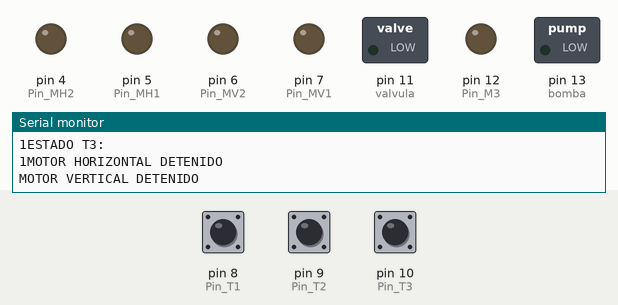
A sketch run on a simulated Arduino Uno, built with avr-gcc and run on an emulated ATmega328P. On the bench: switched loads named in the sketch (green lamp = pin HIGH), output pins drawn as LEDs (lit = HIGH), the last lines printed to the serial monitor. Inputs (shaded band) come from the test bench; at power-on: pin 8 (Pin_T1) HIGH, pin 9 (Pin_T2) HIGH, pin 10 (Pin_T3) HIGH.

Above: at 0.1 s.
At 47.4 s:
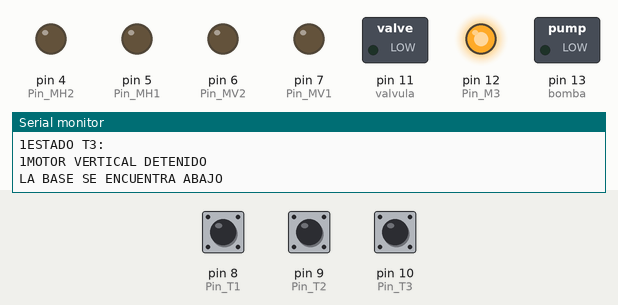
At 52.4 s:
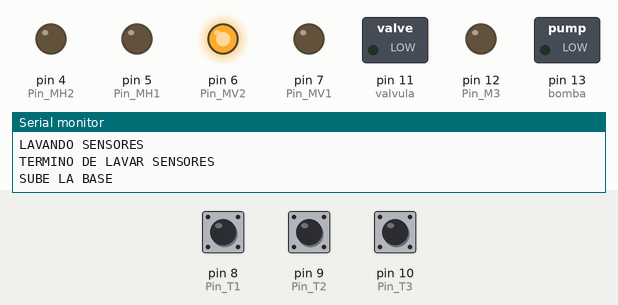
Timing chart, 0 to 98.9 s (numbered marks = the images above):
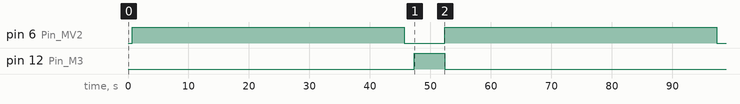

Measured:
- by itself, pin 6 (Pin_MV2): alternates HIGH for 45.0 s and LOW for 6.7 s
- by itself, pin 12 (Pin_M3): LOW → HIGH at 47.3 s, → LOW 5.0 s later

The sketch:

WAPOSATMechanicSlaveV3.ino
```cpp
const int Pin_MV1 = 7;  // Pin del Motor Vertical
const int Pin_MV2 = 6;  // Pin del Motor Vertical
const int Pin_T3 = 10;   // Pin del Switch del Tope 3
int Estate_T3;

const int Pin_MH1 = 5;  // Pin del Motor Horizontal
const int Pin_MH2 = 4;  // Pin del Motor Horizontal
const int Pin_T1 = 8;   // Pin del Switch del Tope 1
const int Pin_T2 = 9;   // Pin del Switch del Tope 2
int Estate_T1;
int Estate_T2;

const int Pin_M3 = 12;    // Motor para lavado de sensores
const int Tl = 5000;      // Tiempo de lavado de sensores
const int Ts = 1200000;      // Tiempo sumergido de los sensores en .....
const int T = 5000;  // Tiempo de estabilizacion de los sensores

const int valvula = 11;
const int bomba = 13;

void setup()
{
  pinMode(Pin_MV1, OUTPUT);
  pinMode(Pin_MV2, OUTPUT);
  pinMode(Pin_T3, INPUT);

  pinMode(Pin_MH1, OUTPUT);
  pinMode(Pin_MH2, OUTPUT);
  pinMode(Pin_T1, INPUT);
  pinMode(Pin_T2, INPUT);

  pinMode(Pin_M3,OUTPUT);

  pinMode(valvula,OUTPUT);
  pinMode(bomba,OUTPUT);

  Serial.begin(9600);
}

void loop()
{
  Leer_Topes();
  Parar_Motor_Hor();
  Parar_Motor_Ver();

  Serial.println(Estate_T3);
  Bajar_Base();
  delay(500);
  Subir_Base();
  // Mueve a la Izquierda hasta chocar con T2
  Mover_Mecanismo_Izq();
  delay(500);
  Bajar_Base();
  Lavar_Sensores();
  Subir_Base();

  // Mueve el mecanismo a la Derecha hasta chocar con T1
  Mover_Mecanismo_Der();
  delay(500);

  // Comienzo del ciclo normal desde la posicin inicial
  while (true)
  {
    Leer_Topes();

    if (Estate_T1 == HIGH && Estate_T2 == LOW)  // Si esta pegado a la derecha (posicion inicial)
    {
      Bajar_Base();
      delay(Ts);  // Sensores sumergidos un tiempo Ts
      Subir_Base();
    }
    // Mueve a la izquierda hasta cambiar de estado en T1 y T2
    Mover_Mecanismo_Izq();
    delay(500);

    // Si esta pegado a la izquierda
    if (Estate_T1 == LOW && Estate_T2 == HIGH)
    {
      if (Estate_T3 == LOW)
      {
        Bajar_Base();
        //
        prender_bomba();
        delay(40000);      // Lavado de las tuberias
        prender_valvula();
        delay(24000);      // Llenado del tanque
        apagar_valvula();
        delay(T);         // Estabilizar los sensores
        // Avisar al otro Arduino que debe tomar el valor de los sensores
        apagar_bomba();
        prender_valvula();
        delay(40000);     // Vaceado del tanque
        apagar_valvula();
        delay(5000);
        //
      }
      Lavar_Sensores();  // Lavar sensores luego de tomar los datos
      Subir_Base();
      // Mueve a la derecha hasta chocar en T1 (Vuelve a la posicion inicial)
      Mover_Mecanismo_Der();
      delay(1000);
      }
  }
}

// FUNCIONES
void Print_Estados()
{
  Serial.println("ESTADO T1: ");
  Serial.print(Estate_T1);
  Serial.println("ESTADO T2: ");
  Serial.print(Estate_T2);
  Serial.println("ESTADO T3: ");
  Serial.print(Estate_T3);
}

void Leer_Topes()
{
  Estate_T1 = digitalRead(Pin_T1);  // Lectura del T1
  Estate_T2 = digitalRead(Pin_T2);  // Lectura del T2
  Estate_T3 = digitalRead(Pin_T3);  // Lectura del T3
  Serial.println("LEYENDE LOS ESTADOS");
  Print_Estados();
}

void Subir_Base()
{
  digitalWrite(Pin_MV1, LOW);
  digitalWrite(Pin_MV2, HIGH);
  Serial.println("SUBE LA BASE");
  delay(45000); // Espera a subir 45 seg
  Parar_Motor_Ver();
  Serial.println("LA BASE SE ENCUENTRA ARRIBA");
  delay(1000);
}

void Bajar_Base()
{
  Serial.println("BAJA LA BASE");
  while (Estate_T3 == LOW)  // Baja la base para lavar los sensores
  {
    digitalWrite(Pin_MV1, HIGH);
    digitalWrite(Pin_MV2, LOW);
    Leer_Topes();
  }
  Leer_Topes();
  Parar_Motor_Ver();
  Serial.println("LA BASE SE ENCUENTRA ABAJO");
}

void Mover_Mecanismo_Izq()
{
  Serial.println("MUEVE EL MECANISMO A LA IZQUIERDA");
  while (Estate_T2 == LOW)
  {
    digitalWrite(Pin_MH1, HIGH);
    digitalWrite(Pin_MH2, LOW);
    Leer_Topes();
  }
  Leer_Topes();
  if (Estate_T1 == LOW && Estate_T2 == HIGH)
  {
    Parar_Motor_Hor();  // El mecanismo se encuentra en su posicion inicial
  }
  Serial.println("EL MECANISMO SE ENCUENTRA A LA IZQUIERDA");
}

void Mover_Mecanismo_Der()
{
  Serial.println("MUEVE EL MECANISMO A LA DERECHA");
  while(Estate_T1 == LOW)
  {
    digitalWrite(Pin_MH1, LOW);
    digitalWrite(Pin_MH2, HIGH);
    Leer_Topes();
  }
  Leer_Topes();
  if (Estate_T1 == HIGH && Estate_T2 == LOW)
  {
    Parar_Motor_Hor();  // El mecanismo se encuentra en su posicion inicial
  }
  Serial.println("EL MECANISMO SE ENCUENTRA A LA DERECHA");
}

void Parar_Motor_Hor()
{
  digitalWrite(Pin_MH1, LOW);
  digitalWrite(Pin_MH2, LOW);
  Serial.println("MOTOR HORIZONTAL DETENIDO");
}

void Parar_Motor_Ver()
{
  digitalWrite(Pin_MV1, LOW);
  digitalWrite(Pin_MV2, LOW);
  Serial.println("MOTOR VERTICAL DETENIDO");
}

void Lavar_Sensores()
{
  digitalWrite(Pin_M3, HIGH);
  Serial.println("LAVANDO SENSORES");
  delay(Tl);
  digitalWrite(Pin_M3, LOW);
  Serial.println("TERMINO DE LAVAR SENSORES");
}

void prender_bomba()
{
  digitalWrite(bomba,HIGH);
  Serial.println("PRENDE LA BOMBA");
}

void apagar_bomba()
{
  digitalWrite(bomba,LOW);
  Serial.println("APAGA LA BOMBA");
}

void prender_valvula()
{
  digitalWrite(valvula,HIGH);
  Serial.println("PRENDE LA VALVULA");
}

void apagar_valvula()
{
  digitalWrite(valvula,LOW);
  Serial.println("APAGA LA VALVULA");
}
```
